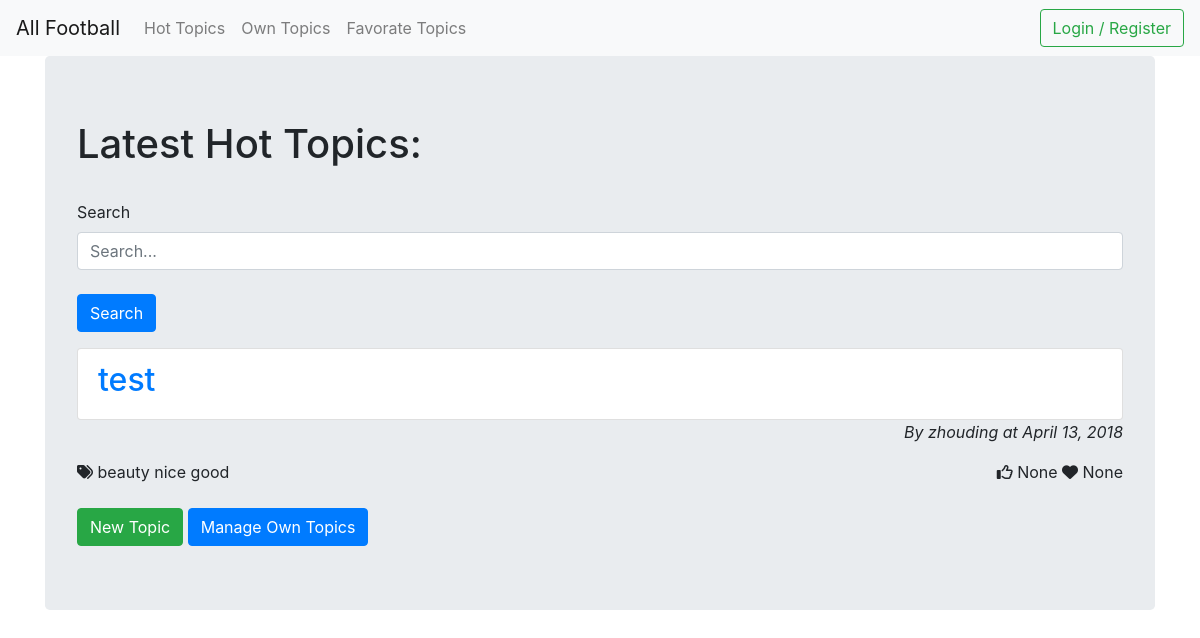
/topics/, run on an earlier commit of the app's database.
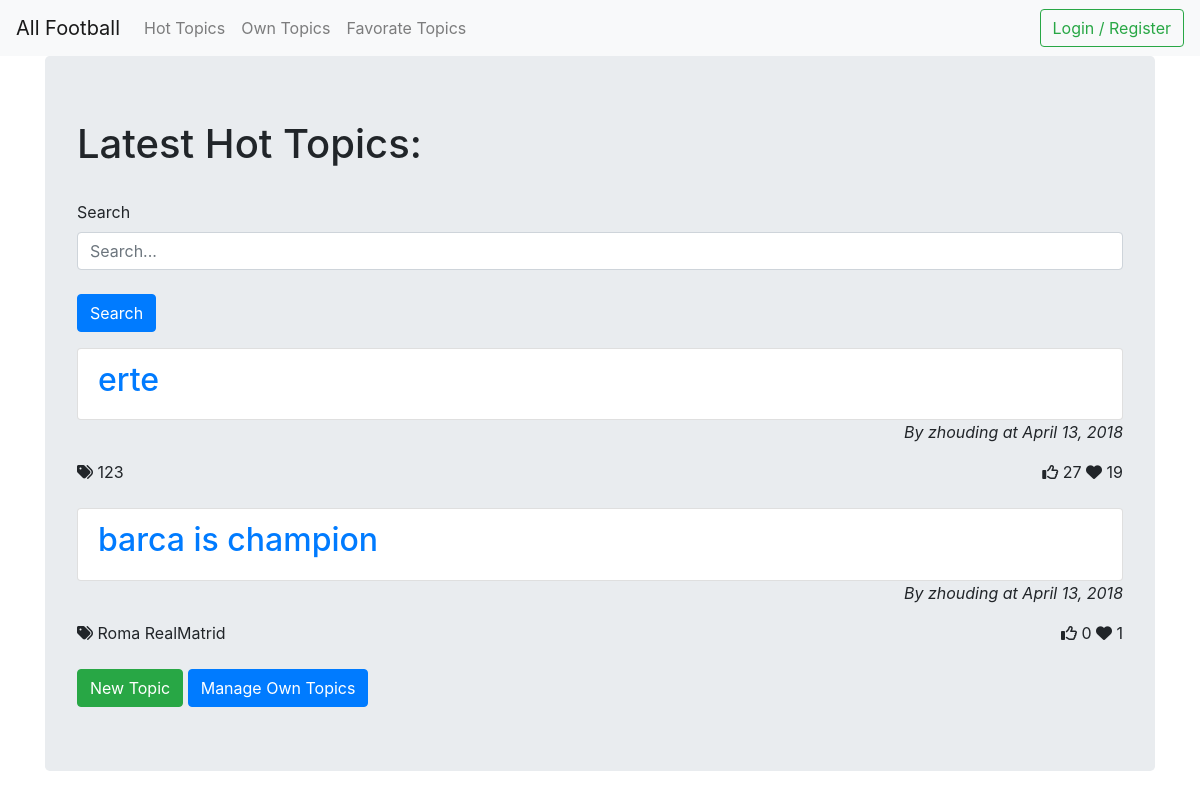
And on a later commit of the database.
### app/models.py (models this page shows, shortened)
class Topic(models.Model):
    title = models.CharField(max_length = 256)
    content = models.CharField(max_length = 3000)
    author = models.ForeignKey(User, related_name = 'author', on_delete=models.CASCADE)
    date = models.DateField(auto_now = False, auto_now_add = True)
    likes = models.BigIntegerField(blank=True, null=True)
    favorates = models.BigIntegerField(blank=True, null=True)
    favorate_by = models.ManyToManyField(User, blank=True)
    tags = models.ManyToManyField(Tag, blank=True)

class Tag(models.Model):
    label = models.CharField(max_length = 20)

### app/views.py (the view)
# urls.py: path('topics/', views.TopicListView.as_view(), name='topics'),
class TopicListView(ListView):
    model = models.Topic
    template_name = 'topics.html'
    context_object_name = 'topics'
    queryset = models.Topic.objects.order_by('-favorates', '-likes', '-date')

### templates/topics.html (shortened to what this page needs)
{% extends "base.html" %}
{% block content %}
    <div class="jumbotron">
        <h1>Latest Hot Topics:</h1></br>
        <form method="GET" action="{% url "app:search" %}">
            <div class="form-group">
                <label for="search">Search</label>
                <input type="text" class="form-control" id="search" name="content" placeholder="Search..."></br>
                <button type="submit" class="btn btn-primary">Search</button>
            </div>
        </form>
        <ul class="list-group" id="list">
            {% for topic in topics %}
            <a href="{{ topic.id }}"><li class="list-group-item"><h2>{{ topic.title }}</h2></li></a>
            <em style="text-align:right"><p>By {{ topic.author.username }} at {{ topic.date }}</p></em>
            <div>
                <div style="float: left">
                <i class="fa fa-tags" aria-hidden="true"></i>
                {% for tag in topic.tags.all %}
                {{ tag.label }}
                {% endfor %}
            </div>
                <div style="float: right">
                <i class="fa fa-thumbs-o-up" aria-hidden="true"></i>
                {{ topic.likes }}
                <i class="fa fa-heart" aria-hidden="true"></i>
                {{ topic.favorates }}
                </div>
            </div>
            {% endfor %}
        </ul>
        {% if user.is_authenticated %}
        <a href="{% url 'app:new_topic' %}"><button type="button" class="btn btn-success">New Topic</button></a>
        <a href="{% url 'app:own_topics' %}"><button type="button" class="btn btn-primary">Manage Own Topics</button></a>
        {% else %}
        <a href="{% url 'app:redirect_login' %}"><button type="button" class="btn btn-success">New Topic</button></a>
        <a href="{% url 'app:redirect_login' %}"><button type="button" class="btn btn-primary">Manage Own Topics</button></a>
        {% endif %}
    </div>
{% endblock %}

What changed in the data, as far as the page shows it:
removed Topic: title "test", author.username "zhouding", date "April 13, 2018", likes "None", favorates "None"
no longer on this page (row unchanged): Tag: label "beauty", shown under "test"
no longer on this page (row unchanged): Tag: label "nice", shown under "test"
no longer on this page (row unchanged): Tag: label "good", shown under "test"
added Topic: title "erte", author.username "zhouding", date "April 13, 2018", likes "27", favorates "19"
added Tag: label "123", shown under "erte"
added Topic: title "barca is champion", author.username "zhouding", date "April 13, 2018", likes "0", favorates "1"
added Tag: label "Roma", shown under "barca is champion"
added Tag: label "RealMatrid", shown under "barca is champion"
